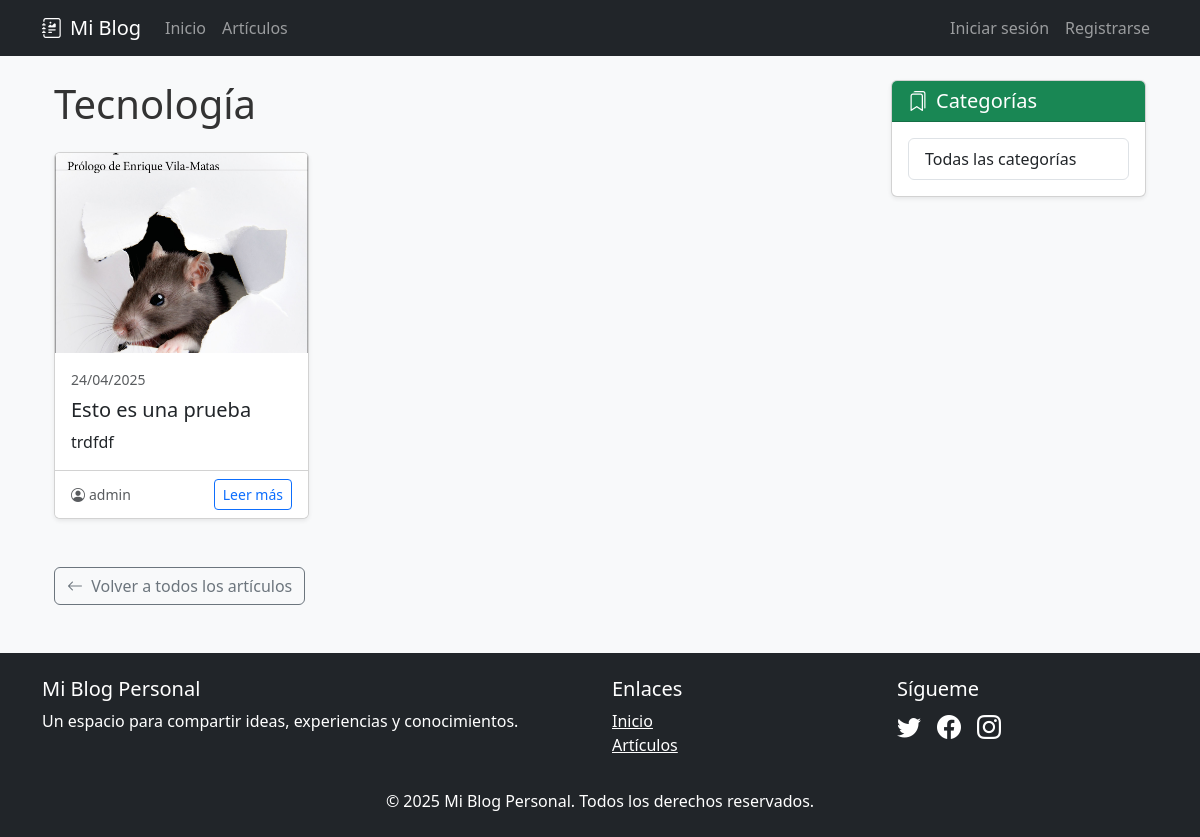
The page /categoria/tecnologia/ on the database its author committed.
### app1/models.py (models this page shows, shortened)
class Categoria(models.Model):
    nombre = models.CharField(max_length=100)
    slug = models.SlugField(unique=True, max_length=100)
    descripcion = models.TextField(blank=True)
    class Meta:
        verbose_name_plural = "Categorías"

class Post(models.Model):
    titulo = models.CharField(max_length=200)
    slug = models.SlugField(unique=True, max_length=200)
    contenido = RichTextField()
    extracto = models.TextField(max_length=300, blank=True)
    fecha_publicacion = models.DateTimeField(auto_now_add=True)
    ultima_modificacion = models.DateTimeField(auto_now=True)
    categoria = models.ForeignKey(Categoria, on_delete=models.CASCADE, related_name='posts')
    autor = models.ForeignKey(User, on_delete=models.CASCADE, related_name='posts')
    imagen_destacada = models.ImageField(upload_to='posts/', blank=True, null=True)
    publicado = models.BooleanField(default=True)
    destacado = models.BooleanField(default=False)
    class Meta:
        ordering = ['-fecha_publicacion']
        verbose_name_plural = "Posts"

### app1/views.py (the view)
# urls.py: path('categoria/<slug:slug>/', views.posts_por_categoria, name='posts_por_categoria'),
def posts_por_categoria(request, slug):
    categoria = get_object_or_404(Categoria, slug=slug)
    posts_list = Post.objects.filter(categoria=categoria, publicado=True)
    paginator = Paginator(posts_list, 9)
    page = request.GET.get('page')
    posts = paginator.get_page(page)
    context = {
        'categoria': categoria,
        'posts': posts,
        'titulo_pagina': f"Artículos en: {categoria.nombre}",
    }
    return render(request, 'app1/posts_por_categoria.html', context)

### app1/templates/app1/posts_por_categoria.html (shortened to what this page needs)
{% extends "app1/base.html" %}
{% block content %}
<div class="container">
    <div class="row">
        <div class="col-md-9">
            <div class="mb-4">
                <h1>{{ categoria.nombre }}</h1>
            </div>
            {% if posts %}
            <div class="row">
                {% for post in posts %}
                <div class="col-md-4 mb-4">
                    <div class="card h-100 shadow-sm">
                        {% if post.imagen_destacada %}
                        <img src="{{ post.imagen_destacada.url }}" class="card-img-top" alt="{{ post.titulo }}"
                             style="height: 200px; object-fit: cover;">
                        {% else %}
                        <div class="bg-light" style="height: 200px;"></div>
                        {% endif %}
                        <div class="card-body">
                            <div class="d-flex justify-content-between mb-2">
                                <small class="text-muted">{{ post.fecha_publicacion|date:"d/m/Y" }}</small>
                            </div>
                            <h5 class="card-title">{{ post.titulo }}</h5>
                            <p class="card-text">{{ post.extracto|truncatechars:100 }}</p>
                        </div>
                        <div class="card-footer bg-white">
                            <div class="d-flex justify-content-between align-items-center">
                                <small class="text-muted">
                                    <i class="bi bi-person-circle me-1"></i>{{ post.autor.username }}
                                </small>
                                <a href="{% url 'app1:detalle_post' post.slug %}" class="btn btn-sm btn-outline-primary">Leer más</a>
                            </div>
                        </div>
                    </div>
                </div>
                {% endfor %}
            </div>
            {% else %}
            <div class="alert alert-info text-center py-5">
                <i class="bi bi-journal-x display-4 d-block mb-3"></i>
                <h4>No hay artículos disponibles</h4>
                <p class="mb-0">Aún no se han publicado artículos en esta categoría.</p>
            </div>
            {% endif %}
            <div class="mt-4">
                <a href="{% url 'app1:lista_posts' %}" class="btn btn-outline-secondary">
                    <i class="bi bi-arrow-left me-1"></i> Volver a todos los artículos
                </a>
            </div>
        </div>
        <div class="col-md-3">
            <div class="card mb-4 shadow-sm">
                <div class="card-header bg-success text-white">
                    <h5 class="mb-0"><i class="bi bi-bookmarks me-2"></i>Categorías</h5>
                </div>
                <div class="card-body">
                    <div class="list-group">
                        <a href="{% url 'app1:lista_posts' %}" class="list-group-item list-group-item-action">
                            Todas las categorías
                        </a>
                    </div>
                </div>
            </div>
        </div>
    </div>
</div>
{% endblock %}

### app1/static/app1/css/styles.css (style rules this page uses)
body { background-color: #f8f9fa; color: #333; }

### rows shown on the page
Categoria: nombre "Tecnología"
Post: imagen_destacada (picture), fecha_publicacion "24/04/2025", titulo "Esto es una prueba", extracto "trdfdf", autor.username "admin"
